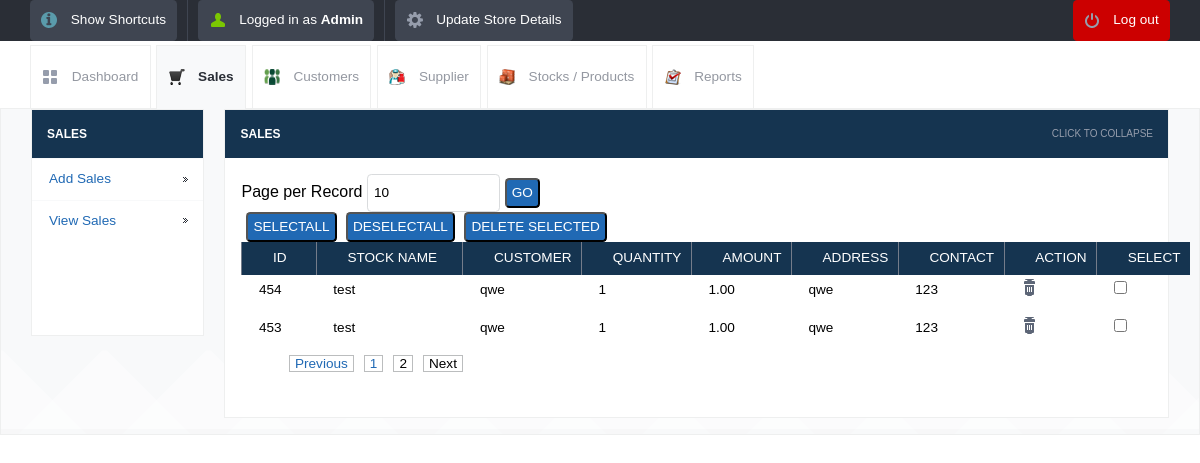
The page /view_sales.php?page=2&limit=10 (signed in) on the database its author committed.
### tables this page shows
CREATE TABLE `stock_entries` (
  `id` int(10) UNSIGNED NOT NULL,
  `stock_name` varchar(260) NOT NULL,
  `quantity` int(11) NOT NULL,
  `selling_price` decimal(10,2) NOT NULL,
  `username` varchar(120) NOT NULL,
  `total` decimal(10,2) NOT NULL,
  `address` varchar(200) DEFAULT NULL,
  `contact` varchar(200) DEFAULT NULL,
  `payment` int(11) NOT NULL,
  `created_at` datetime NOT NULL DEFAULT current_timestamp()
);

### view_sales.php (the view, shortened to what this page needs)
<?php
include_once("init.php");
$page = isset($_GET['page']) ? intval($_GET['page']) : 1;
$limit = isset($_GET['limit']) && is_numeric($_GET['limit']) ? intval($_GET['limit']) : 10;
function safe_query($conn, $query)
{
	$result = mysqli_query($conn, $query);
	return $result;
}
$searchtxt = isset($_POST['searchtxt']) ? trim($_POST['searchtxt']) : '';
$searchQuery = $searchtxt ? "WHERE stock_name LIKE '%" . mysqli_real_escape_string($conn, $searchtxt) . "%'" : '';
$countQuery = "SELECT COUNT(DISTINCT id) as num FROM stock_entries $searchQuery";
$total_pages = mysqli_fetch_assoc(safe_query($conn, $countQuery))['num'];
$start = ($page - 1) * $limit;
$lastpage = ceil($total_pages / $limit);
$prev = $page - 1;
$next = $page + 1;
$sql = "SELECT * FROM stock_entries $searchQuery ORDER BY created_at DESC LIMIT $start, $limit";
$result = safe_query($conn, $sql);
$adjacents = 3;
$pagination = "";
if ($lastpage > 1) {
	$pagination .= "<div>";
	if ($page > 1) $pagination .= "<a href=\"view_sales.php?page=$prev&limit=$limit\" class='my_pagination'>Previous</a>";
	else $pagination .= "<span class='my_pagination'>Previous</span>";
	if ($lastpage < 7 + ($adjacents * 2)) {
		for ($counter = 1; $counter <= $lastpage; $counter++) {
			if ($counter == $page) $pagination .= "<span class='my_pagination'>$counter</span>";
			else $pagination .= "<a href=\"view_sales.php?page=$counter&limit=$limit\" class='my_pagination'>$counter</a>";
		}
	}
	if ($page < $counter - 1) $pagination .= "<a href=\"view_sales.php?page=$next&limit=$limit\" class='my_pagination'>Next</a>";
	else $pagination .= "<span class='my_pagination'>Next</span>";
	$pagination .= "</div>";
}
?>
<!DOCTYPE html>
<html lang="en">
<head>
	<link rel="stylesheet" href="css/style.css">
	<?php include_once("tpl/common_js.php"); ?>
	<link rel="stylesheet" href="dist/js/jquery.alerts.css">
</head>
<body>
	<?php include_once("tpl/top_bar.php"); ?>
	<div id="header-with-tabs">
		<div class="page-full-width cf">
			<ul id="tabs" class="fl">
				<li><a href="dashboard.php" class="dashboard-tab">Dashboard</a></li>
				<li><a href="view_sales.php" class="active-tab sales-tab">Sales</a></li>
				<li><a href="view_customers.php" class="customers-tab">Customers</a></li>
				<li><a href="view_supplier.php" class="supplier-tab">Supplier</a></li>
				<li><a href="view_product.php" class="stock-tab">Stocks / Products</a></li>
				<li><a href="view_report.php" class="report-tab">Reports</a></li>
			</ul>
		</div>
	</div>
	<div id="content">
		<div class="page-full-width cf">
			<div class="side-menu fl">
				<h3>Sales</h3>
				<ul>
					<li><a href="add_sales.php">Add Sales</a></li>
					<li><a href="view_sales.php">View Sales</a></li>
				</ul>
				<div style="background: #ffffff">
					<ins class="adsbygoogle" style="display:inline-block;width:120px;height:90px" data-ad-client="ca-pub-5212135413309920" data-ad-slot="3677012951"></ins>
				</div>
			</div>
			<div class="side-content fr">
				<div class="content-module">
					<div class="content-module-heading cf">
						<h3 class="fl">Sales</h3>
						<span class="fr expand-collapse-text">Click to collapse</span>
					</div>
					<div class="content-module-main cf">
						<form action="" method="get" name="limit_go">
							Page per Record<input name="limit" type="text" class="round my_text_box" id="search_limit" style="margin-left:5px;" value="<?php echo isset($_GET['limit']) ? $_GET['limit'] : '10'; ?>" size="3" maxlength="3">
							<input name="go" type="button" value="Go" class="round blue my_button text-upper" onclick="return confirmLimitSubmit()">
						</form>
						<form name="deletefiles" action="delete.php" method="post">
							<input type="button" name="selectall" value="SelectAll" class="my_button round blue text-upper" onclick="checkAll()" style="margin-left:5px;">
							<input type="button" name="unselectall" value="DeSelectAll" class="my_button round blue text-upper" onclick="uncheckAll()" style="margin-left:5px;">
							<input name="dsubmit" type="button" value="Delete Selected" class="my_button round blue text-upper" style="margin-left:5px;" onclick="return confirmDeleteSubmit()">
							<table>
								<colgroup>
									<col width="5%">
									<col width="15%">
									<col width="10%">
									<col width="10%">
									<col width="15%">
									<col width="10%">
									<col width="10%">
									<col width="5%">
									<col width="5%">
									<col width="5%">
								</colgroup>
								<thead>
									<tr>
										<th>ID</th>
										<th>Stock Name</th>
										<th>Customer</th>
										<th>Quantity</th>
										<th>Amount</th>
										<th>Address</th>
										<th>Contact</th>
										<th>Action</th>
										<th>Select</th>
									</tr>
								</thead>
								<tbody>
									<?php
									while ($row = mysqli_fetch_assoc($result)) {
									?>
										<tr>
											<td><?php echo $row['id']; ?></td>
											<td><?php echo $row['stock_name']; ?></td>
											<td><?php echo $row['username']; ?></td>
											<td><?php echo $row['quantity']; ?></td>
											<td><?php echo $row['total']; ?></td>
											<td><?php echo $row['address']; ?></td>
											<td><?php echo $row['contact']; ?></td>
											<td>
												<a href="javascript:confirmSubmit(<?php echo $row['id']; ?>,'stock_entries','view_sales.php')" class="table-actions-button ic-table-delete"></a>
											</td>
											<td><input type="checkbox" value="<?php echo $row['id']; ?>" name="checklist[]" id="check_box"></td>
										</tr>
									<?php
									}
									?>
									<tr>
										<td align="center" colspan="2">
											<div style="margin-left:20px;"><?php echo $pagination; ?></div>
										</td>
									</tr>
								</tbody>
							</table>
						</form>
					</div>
				</div>
			</div>
		</div>
	</div>
</body>
</html>

### css/style.css (style rules this page uses)
*, html, body, div, dl, dt, dd, ul, ol, li, h1, h2, h3, h4, h5, h6, pre, form, label, fieldset, input, p, blockquote, th, td { margin: 0; padding: 0; }
table { border-collapse: collapse; border-spacing: 0; }
address, caption, cite, code, dfn, em, strong, th, var { font-style: normal; font-weight: normal; }
caption, th { text-align: left; }
h1, h2, h3, h4, h5, h6 { font-weight: normal; }
a { text-decoration: none; }
body { font-size: 1em; }
.cf:before, .cf:after { content: ""; display: table; }
.cf:after { clear:both; }
.cf { zoom: 1; }
.round { border-radius: 0.3125em; -moz-border-radius: 0.3125em; -webkit-border-radius: 0.3125em; }
.fl { float: left; }
.fr { float: right; }
h1, h2, h3, h4, h5, h6 { margin-bottom: 0.625em; }
body, form { font-family: "Droid Sans", Helvetica, Arial, sans-serif; line-height: 1.125em; }
p, .button, form input, ul#nav li ul, ul#tabs, div.side-menu ul li a, table, .information-box, .confirmation-box, .error-box, .error-message, .warning-box, ol, .regular-ul, .custom-ul, blockquote, cite { font-size: 0.85em; }
div.content-module-heading span { font-size: 0.625em; }
h3 { font-size: 0.75em; }
a { color: #2069b4; }
.blue { background-color: #2069b4; color: white; }
.my_text_box { border: 1px solid #D9DBDD; width:120px; height:25px; }
.my_button { height:30px; padding: 0px 5px 0px 5px; }
.my_pagination { border: 1px solid #bbbdbe; padding: 0px 5px 0px 5px; margin-left:10px; }
.page-full-width { padding: 0 1.875em; }
.text-upper { text-transform: uppercase; }
.ic-table-delete { background-image: url("../images/icons/table/actions-delete.png"); }
form input[type="text"], input[type="password"], textarea { border: 1px solid #d9dbdd; padding:.4em; outline: none; }
form input[type="checkbox"], form input[type="radio"] { margin-right: 0.833em; }
div#header-with-tabs { padding:0.25em 0 0; }
ul#tabs { list-style-type: none; }
ul#tabs li { float: left; }
ul#tabs li a { border: 1px solid #eeefef; border-bottom: none; padding: 1.666em 0.833em; margin: 0 0.416em -1px 0; display: block; color: #9498a1; }
ul#tabs li a.dashboard-tab { background: transparent url('../images/tab-dashboard.png') no-repeat 0.833em center ; padding-left: 3em; }
ul#tabs li a.sales-tab { background: transparent url('../images/sales-icon.png') no-repeat 0.833em center ; padding-left: 3em; }
ul#tabs li a.customers-tab { background: transparent url('../images/customer-icon.png') no-repeat 0.833em center ; padding-left: 3em; }
ul#tabs li a.supplier-tab { background: transparent url('../images/supplier-icon.png') no-repeat 0.833em center ; padding-left: 3em; }
ul#tabs li a.stock-tab { background: transparent url('../images/stock-icon.png') no-repeat 0.833em center ; padding-left: 3em; }
ul#tabs li a.report-tab { background: transparent url('../images/report-icon.png') no-repeat 0.833em center ; padding-left: 3em; }
ul#tabs li a.active-tab, ul#tabs li a.active-tab:hover { background-color: #f8f9fa; font-weight: bold; color: #2a2e36; }
table { width: 100%; margin-bottom: 1.25em; }
table th { background-color: #153450; color: white; text-transform: uppercase; padding: 0.55em .7em 0.55em 2.25em; border-left: 1px solid #747c8a; }
table tbody td { padding: 0.33em 0 0.833em 1.25em; }
a.table-actions-button { width: 1.25em; height: 1.25em; display: inline-block; background-position: center center; }
div#content { background: #f8f9fa url('../images/artwork-pattern.png') repeat-x left bottom; border: 1px solid #eeefef; padding: 0em ; }
div.side-menu { background: #153450; border: 1px solid #eeefef; width: 15%; margin-bottom: 1em; }
div.side-menu h3 { text-transform: uppercase; font-weight: bold; margin: 1.25em; color: white; }
div.side-menu ul { list-style-type: none; }
div.side-menu ul li a { padding: 0.833em 1.25em; border-top: 1px solid #f8f9fa; display: block; background: white url('../images/menu-dark-indicator.png') no-repeat right center; }
div.side-content { width: 83%; }
div.content-module { background: white; margin-bottom: 1em; border: 1px solid #eeefef; }
div.content-module-heading { background: #153450; cursor: pointer; }
div.content-module-heading h3 { text-transform: uppercase; color: white; font-weight: bold; margin: 1.25em; }
div.content-module-heading span { color: #969dac; text-transform: uppercase; margin: 1.5em; }
div.content-module-main { padding: 1em; }

### rows shown on the page
stock_entries: id "454", stock_name "test", username "qwe", quantity "1", total "1.00", address "qwe", contact "123"
stock_entries: id "453", stock_name "test", username "qwe", quantity "1", total "1.00", address "qwe", contact "123"
